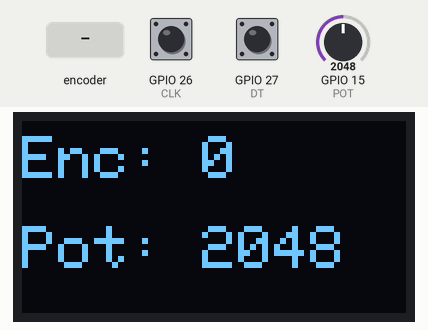
Simulated run of this sketch. Board: ESP32. On the bench: 128×64 one-colour display. The inputs (shaded band) are chosen by the test bench; at power-on: GPIO 15 (POT) = 2048, GPIO 26 (CLK) HIGH, GPIO 27 (DT) HIGH. No radio packets arrive unless stated.

Above: at 1.2 s.
1.3 s: GPIO 15 (POT) set to 2866
At 1.8 s:
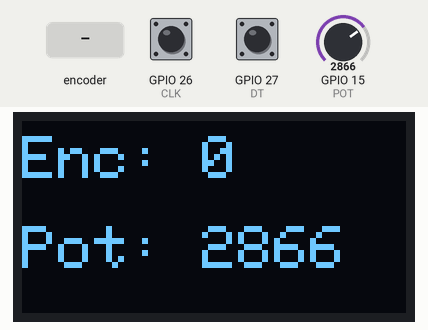
2.8 s: rotary encoder on GPIO 26 (CLK) / GPIO 27 (DT) turned 1 step (first pin leading)
At 3.8 s:
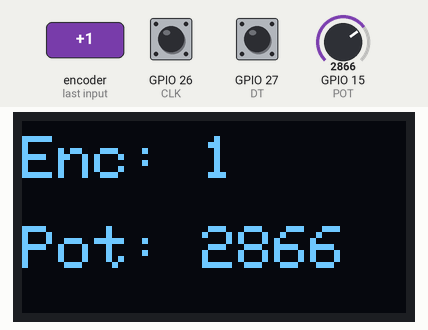
4.5 s: GPIO 15 (POT) set to 3603
At 5.8 s:
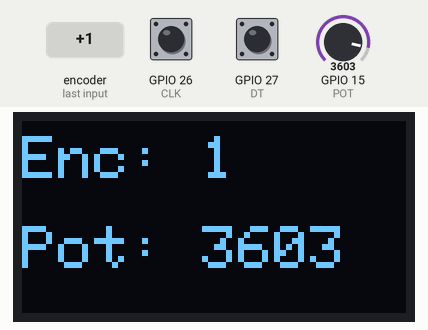
6.1 s: rotary encoder on GPIO 26 (CLK) / GPIO 27 (DT) turned 1 step (first pin leading)
At 6.6 s:
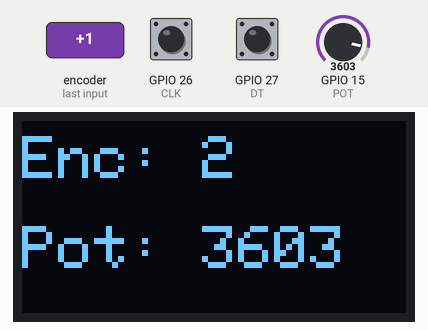
7.8 s: GPIO 15 (POT) set to 4095
At 8.6 s:
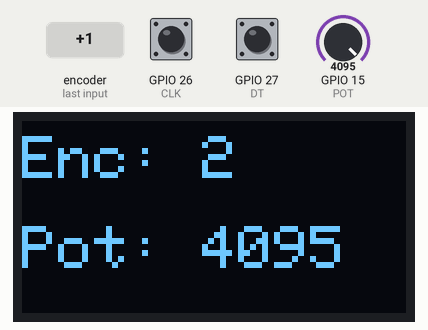
Timing chart, 0 to 10.4 s (numbered marks = the images above; inputs shaded):
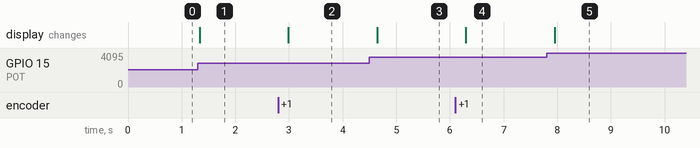

The sketch:

05_Kit3_NRF_Tx_Pot.ino
```cpp
#include <SPI.h>
#include <nRF24L01.h>
#include <RF24.h>
#include <Wire.h>
#include <Adafruit_GFX.h>
#include <Adafruit_SSD1306.h>

RF24 radio(4, 5);
const byte address[6] = "00001";

Adafruit_SSD1306 display(128, 64, &Wire, -1);

#define CLK 26
#define DT 27
#define POT 15

int counter = 0;
int lastStateCLK;

struct Data {
  int encoder;
  int pot;
};

Data data;

void setup() {
  Serial.begin(9600);

  pinMode(CLK, INPUT);
  pinMode(DT, INPUT);
  lastStateCLK = digitalRead(CLK);

  radio.begin();
  radio.setPALevel(RF24_PA_LOW);
  radio.setChannel(100);
  radio.setDataRate(RF24_250KBPS);
  radio.openWritingPipe(address);
  radio.stopListening();

  display.begin(SSD1306_SWITCHCAPVCC, 0x3C);
  display.setTextColor(SSD1306_WHITE);
}

void loop() {

  int currentStateCLK = digitalRead(CLK);

  if (currentStateCLK != lastStateCLK && currentStateCLK == HIGH) {

    if (digitalRead(DT) != currentStateCLK)
      counter--;
    else
      counter++;
  }

lastStateCLK = currentStateCLK;

// Read both inputs
  data.encoder = counter;
  data.pot = analogRead(POT);

  // Send both values
  radio.write(&data, sizeof(data));
  // Display both values
  display.clearDisplay();
  display.setTextSize(2);

  display.setCursor(0, 5);
  display.print("Enc: ");
  display.println(data.encoder);

  display.setCursor(0, 35);
  display.print("Pot: ");
  display.println(data.pot);

  display.display();

  delay(100);
}
```

Measured:
- after the input at 1.3 s, the display: changes at once (image 1)
- after the input at 2.8 s, the display: changes after 0.19 s (image 2)
- after the input at 4.5 s, the display: changes after 0.14 s (image 3)
- after the input at 6.1 s, the display: changes after 0.20 s (image 4)
- after the input at 7.8 s, the display: changes after 0.15 s (image 5)
